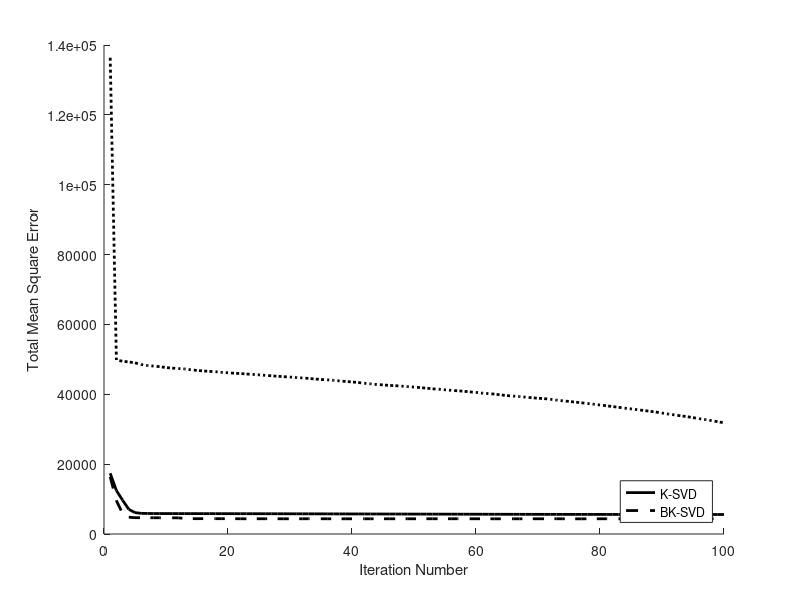

The MATLAB script that drew this image:
close all ; clear all; clc;
% ---------------------------- %
error_all_ksvd = load('errors_ksvd.mat');
error_all_bksvd = load('errors_bksvd.mat');
error_all_gmca = load('error_gmca.mat');

% ---------------------------- %
list_iter = [1:100];
figure;
hold on
plot(list_iter,error_all_ksvd.his1,'-k','LineWidth',2); % Solid line (default)
plot(list_iter,error_all_bksvd.his1,'--k','LineWidth',2); % Dashed line
plot(list_iter,error_all_gmca.his1,':k','LineWidth',2); % Dotted line
hold off
xlabel('Iteration Number') 
ylabel('Total Mean Square Error') 
legend('K-SVD','BK-SVD','Location','southeast')
% --------------------------- %

